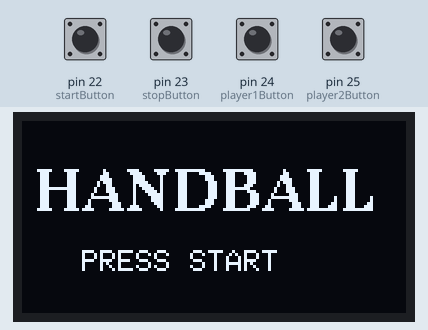
Simulated run of this sketch. Board: Arduino Mega 2560, built with avr-gcc and run on an emulated ATmega2560. On the bench: 128×64 one-colour display. Inputs (shaded band) come from the test bench; at power-on: pin 22 (startButton), pin 23 (stopButton), pin 24 (player1Button), pin 25 (player2Button) HIGH. Random numbers use the default seed unless the sketch sets one; what the sketch prints to the serial monitor is not drawn.

Above: at 1.3 s.
1.4 s: pin 22 (startButton) pulled LOW for 0.15 s
At 2.9 s:
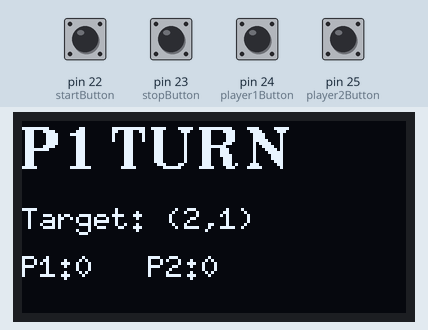
3.2 s: pin 23 (stopButton) pulled LOW for 0.15 s
At 4.4 s:
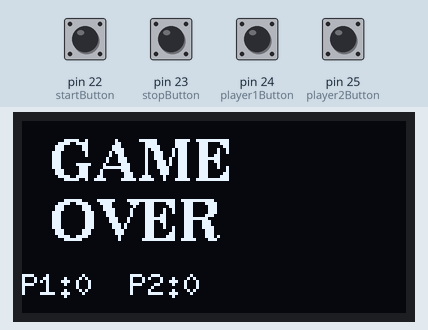
5.0 s: pin 22 (startButton) pulled LOW for 1 s
At 5.8 s:
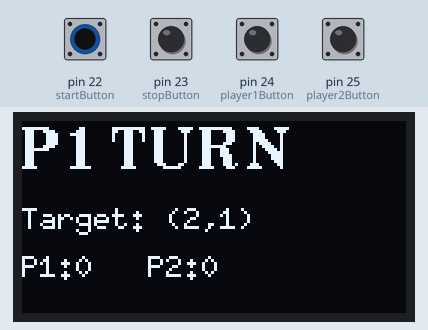
7.5 s: pin 24 (player1Button) pulled LOW for 0.15 s
At 8.9 s:
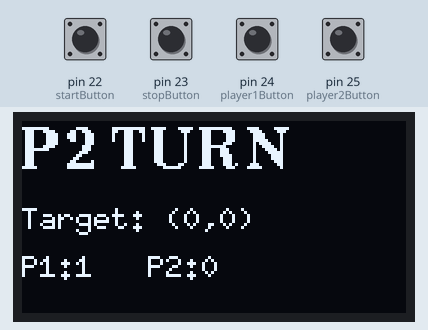
9.3 s: pin 25 (player2Button) pulled LOW for 0.15 s
At 10.3 s:
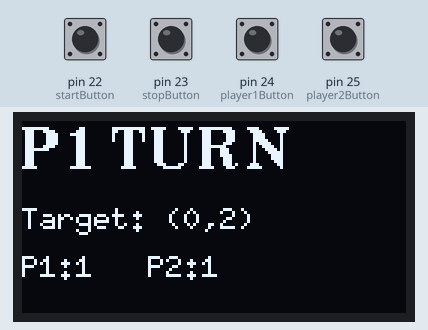
11.1 s: pin 23 (stopButton) pulled LOW for 1 s
At 12.8 s:
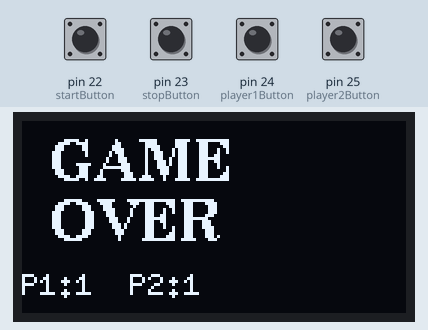
Timing chart, 0 to 14.3 s (numbered marks = the images above; inputs shaded):
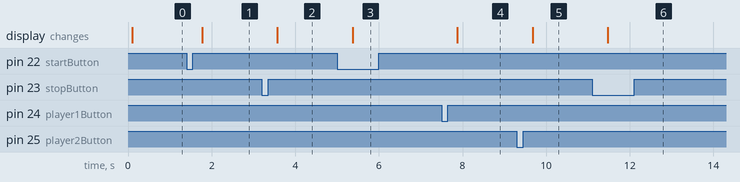

Measured:
- after the input at 1.4 s, the display: changes after 0.38 s (image 1)
- after the input at 3.2 s, the display: changes after 0.37 s (image 2)
- after the input at 5.0 s, the display: changes after 0.38 s (image 3)
- after the input at 7.5 s, the display: changes after 0.38 s (image 4)
- after the input at 9.3 s, the display: changes after 0.38 s (image 5)
- after the input at 11.1 s, the display: changes after 0.37 s (image 6)

The sketch:

oled_display_handball_home.ino
```cpp
#include <Wire.h>
#include <U8g2lib.h>

U8G2_SH1106_128X64_NONAME_F_HW_I2C display(U8G2_R0, U8X8_PIN_NONE);

const int ROWS = 3;
const int COLS = 3;

const int startButton   = 22;
const int stopButton    = 23;
const int player1Button = 24;
const int player2Button = 25;

bool gameRunning = false;
int targetX = 0;
int targetY = 0;
int currentPlayer = 1;
int scoreP1 = 0;
int scoreP2 = 0;

void setup() {
  Serial.begin(9600);

  pinMode(startButton,   INPUT_PULLUP);
  pinMode(stopButton,    INPUT_PULLUP);
  pinMode(player1Button, INPUT_PULLUP);
  pinMode(player2Button, INPUT_PULLUP);

  display.begin();
  Serial.println("=== HANDBALL GAME ===");

  randomSeed(analogRead(A15));
  showWelcome();
}

void loop() {
  if (digitalRead(startButton) == LOW && !gameRunning) {
    delay(300);
    startGame();
  }
  if (digitalRead(stopButton) == LOW && gameRunning) {
    delay(300);
    endGame();
  }
  if (digitalRead(player1Button) == LOW && gameRunning && currentPlayer == 1) {
    delay(300);
    player1Scored();
  }
  if (digitalRead(player2Button) == LOW && gameRunning && currentPlayer == 2) {
    delay(300);
    player2Scored();
  }
}

void startGame() {
  gameRunning = true;
  scoreP1 = 0;
  scoreP2 = 0;
  currentPlayer = 1;
  Serial.println("=== GAME STARTED ===");
  generateNewTarget();
}

void endGame() {
  gameRunning = false;
  Serial.println("=== GAME ENDED ===");
  Serial.print("P1: "); Serial.println(scoreP1);
  Serial.print("P2: "); Serial.println(scoreP2);

  display.clearBuffer();
  display.setFont(u8g2_font_ncenB14_tr);
  display.drawStr(10, 20, "GAME");
  display.drawStr(10, 40, "OVER");
  display.setFont(u8g2_font_6x10_tr);
  char buf[20];
  sprintf(buf, "P1:%d  P2:%d", scoreP1, scoreP2);
  display.drawStr(0, 58, buf);
  display.sendBuffer();
}

void generateNewTarget() {
  targetX = random(0, ROWS);
  targetY = random(0, COLS);
  Serial.print("TARGET: ("); Serial.print(targetX); Serial.print(","); Serial.print(targetY); Serial.println(")");
  Serial.print("PLAYER "); Serial.print(currentPlayer); Serial.println(" TURN");
  updateOLED();
}

void player1Scored() {
  Serial.println("PLAYER 1 HIT!");
  scoreP1++;
  Serial.print("P1 Score: "); Serial.println(scoreP1);
  currentPlayer = 2;
  generateNewTarget();
}

void player2Scored() {
  Serial.println("PLAYER 2 HIT!");
  scoreP2++;
  Serial.print("P2 Score: "); Serial.println(scoreP2);
  currentPlayer = 1;
  generateNewTarget();
}

void updateOLED() {
  display.clearBuffer();
  display.setFont(u8g2_font_ncenB14_tr);
  display.drawStr(0, 16, currentPlayer == 1 ? "P1 TURN" : "P2 TURN");
  display.setFont(u8g2_font_6x10_tr);
  char target[20];
  sprintf(target, "Target: (%d,%d)", targetX, targetY);
  display.drawStr(0, 36, target);
  char scores[20];
  sprintf(scores, "P1:%d   P2:%d", scoreP1, scoreP2);
  display.drawStr(0, 52, scores);
  display.sendBuffer();
}

void showWelcome() {
  display.clearBuffer();
  display.setFont(u8g2_font_ncenB14_tr);
  display.drawStr(5, 30, "HANDBALL");
  display.setFont(u8g2_font_6x10_tr);
  display.drawStr(20, 50, "PRESS START");
  display.sendBuffer();
}
```
